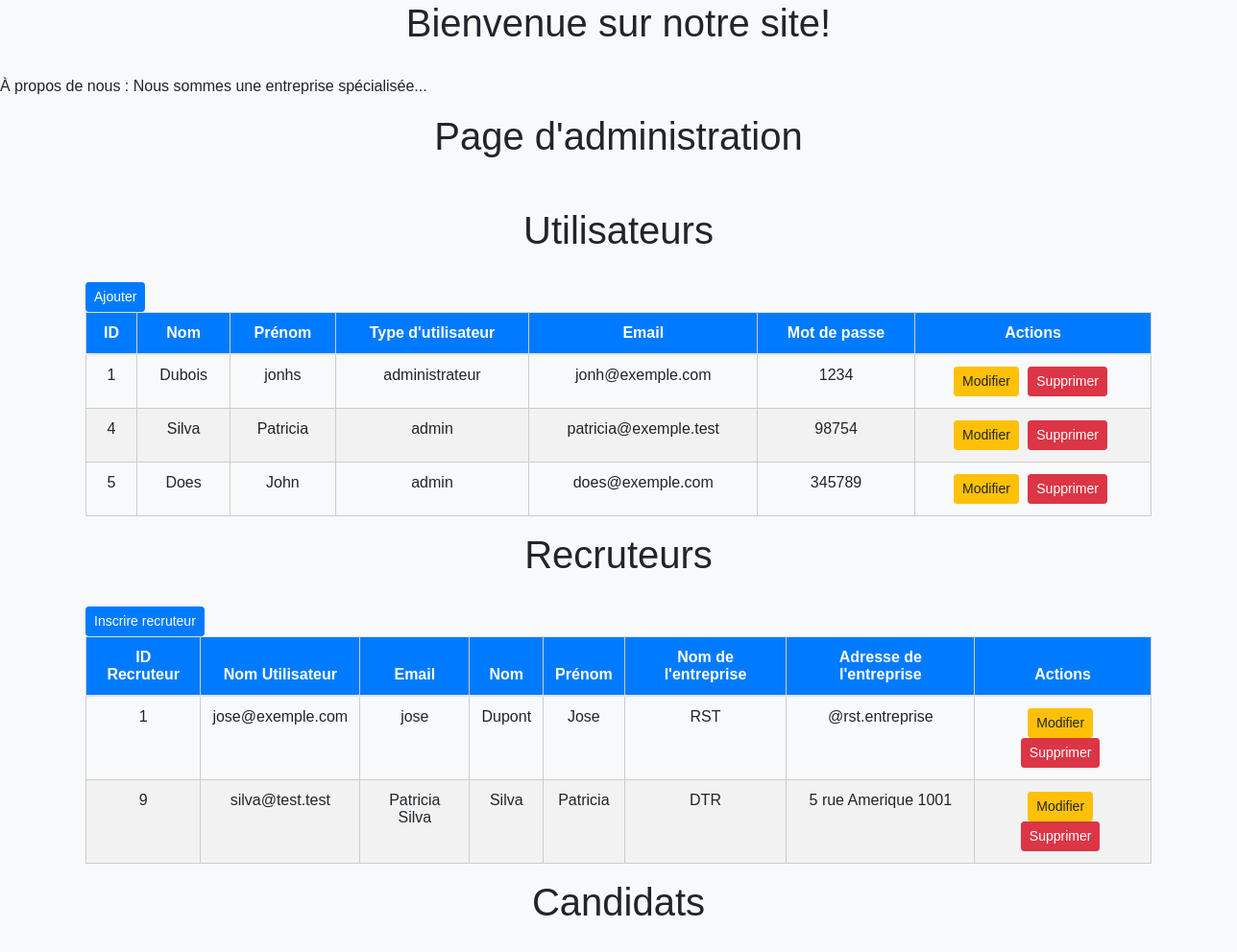
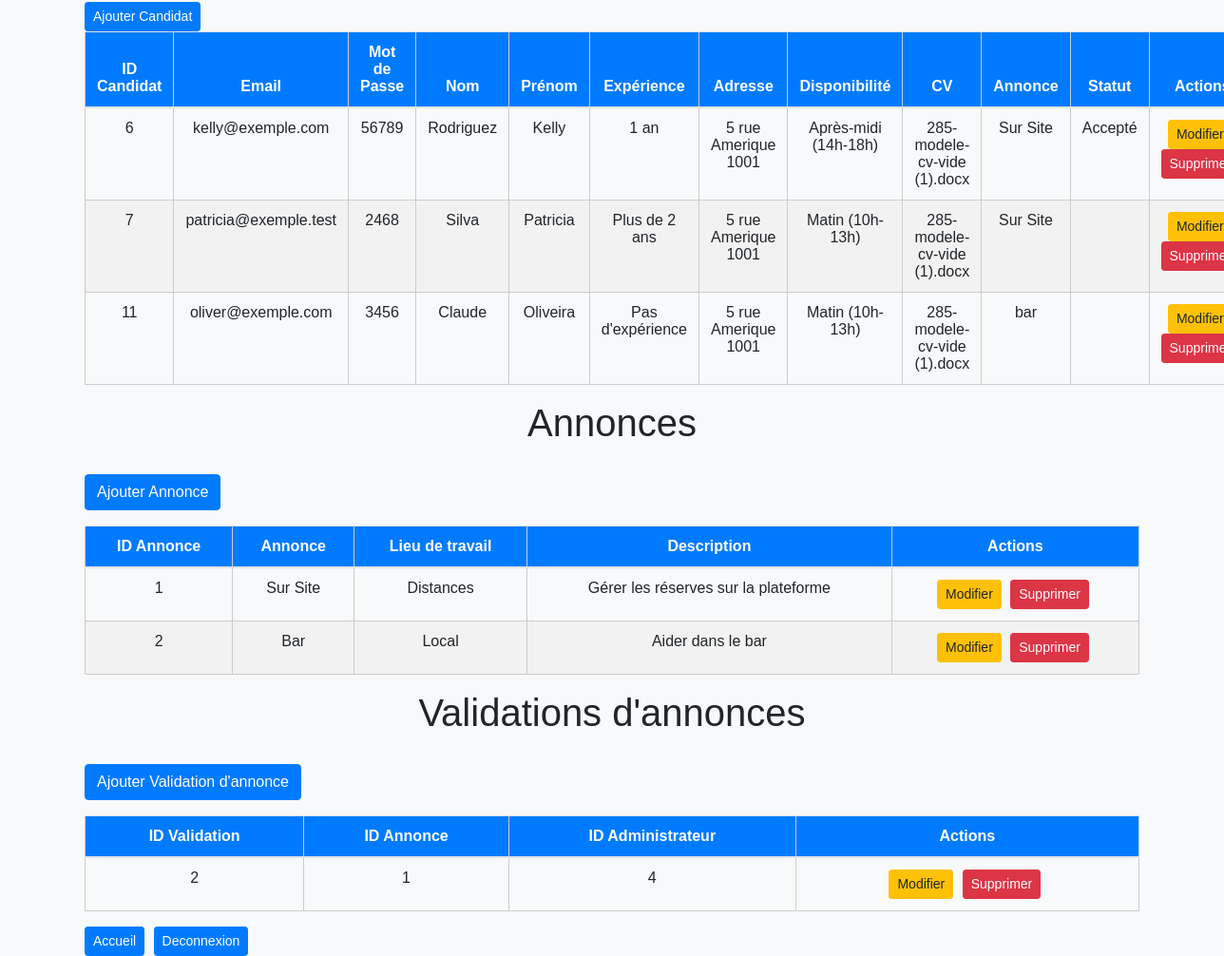
The app's page /admin.php with its own data (2 pictures, top to bottom).
### tables this page shows
CREATE TABLE `restaurant_utilisateurs` (
  `id_utilisateur` int(11) NOT NULL,
  `nom` varchar(50) DEFAULT NULL,
  `prenom` varchar(50) DEFAULT NULL,
  `type_utilisateur` varchar(20) DEFAULT NULL,
  `email` varchar(100) DEFAULT NULL,
  `mot_de_passe` varchar(100) DEFAULT NULL
);

CREATE TABLE `restaurant_recruteurs` (
  `id_recruteur` int(11) NOT NULL,
  `nom_utilisateur` varchar(50) NOT NULL,
  `email` varchar(50) NOT NULL,
  `mot_de_passe` varchar(255) NOT NULL,
  `nom` varchar(50) NOT NULL,
  `prenom` varchar(50) NOT NULL,
  `nom_entreprise` varchar(100) NOT NULL,
  `adresse_entreprise` varchar(200) NOT NULL
);

CREATE TABLE `restaurant_candidats` (
  `ID_candidat` int(11) NOT NULL,
  `email` varchar(100) NOT NULL,
  `mot_de_passe` varchar(100) DEFAULT NULL,
  `Nom` varchar(50) DEFAULT NULL,
  `Prenom` varchar(50) DEFAULT NULL,
  `Experience` text DEFAULT NULL,
  `Adresse` varchar(100) DEFAULT NULL,
  `Disponibilite` varchar(100) DEFAULT NULL,
  `CV` varchar(100) DEFAULT NULL,
  `Annonce` varchar(100) DEFAULT NULL,
  `statut` varchar(10) NOT NULL
);

CREATE TABLE `restaurant_annonces` (
  `id_annonce` int(11) NOT NULL,
  `annonce` varchar(50) NOT NULL,
  `lieu` varchar(100) DEFAULT NULL,
  `description` text DEFAULT NULL
);

CREATE TABLE `restaurant_validation_annonces` (
  `id_validation` int(11) NOT NULL,
  `id_annonce` int(11) DEFAULT NULL,
  `id_administrateur` int(11) DEFAULT NULL
);

### admin.php (the view, shortened to what this page needs)
<?php
require_once './back/config.php';
require_once './back/langue.php';
$query_users = "SELECT * FROM restaurant_utilisateurs";
$users = $conn->query($query_users)->fetchAll(PDO::FETCH_ASSOC);
$query_recruteurs = "SELECT * FROM restaurant_recruteurs";
$recruteurs = $conn->query($query_recruteurs)->fetchAll(PDO::FETCH_ASSOC);
$query_candidats = "SELECT * FROM restaurant_candidats";
$candidats = $conn->query($query_candidats)->fetchAll(PDO::FETCH_ASSOC);
$query_annonces = "SELECT * FROM restaurant_annonces";
$annonces = $conn->query($query_annonces)->fetchAll(PDO::FETCH_ASSOC);
$query_validations = "SELECT * FROM restaurant_validation_annonces";
$validations = $conn->query($query_validations)->fetchAll(PDO::FETCH_ASSOC);
?>
<!DOCTYPE html>
<html lang="fr">
<head>
    <link rel="stylesheet" href="https://maxcdn.bootstrapcdn.com/bootstrap/4.5.2/css/bootstrap.min.css">
    <link rel="stylesheet" href="style2.css">
</head>
<body>
<h1>Page d'administration</h1>
    <div class="container">
        <h1>Utilisateurs</h1>
        <a href="ajouter_admin.php" class="btn btn-primary btn-sm">Ajouter</a>
        <table class="table">
            <thead>
                <tr>
                    <th>ID</th>
                    <th>Nom</th>
                    <th>Prénom</th>
                    <th>Type d'utilisateur</th>
                    <th>Email</th>
                    <th>Mot de passe</th>
                    <th>Actions</th>
                </tr>
            </thead>
            <tbody>
                <?php foreach ($users as $user) : ?>
                    <tr>
                        <td><?php echo $user['id_utilisateur']; ?></td>
                        <td><?php echo $user['nom']; ?></td>
                        <td><?php echo $user['prenom']; ?></td>
                        <td><?php echo $user['type_utilisateur']; ?></td>
                        <td><?php echo $user['email']; ?></td>
                        <td><?php echo $user['mot_de_passe']; ?></td>
                        <td>
                            <a href="modifier_admin.php?id_utilisateur=<?php echo $user['id_utilisateur']; ?>" class="btn btn-warning btn-sm">Modifier</a>
                            <a href="supprimer_admin.php?id_utilisateur=<?php echo $user['id_utilisateur']; ?>" class="btn btn-danger btn-sm">Supprimer</a>
                        </td>
                    </tr>
                <?php endforeach; ?>
            </tbody>
        </table>
        <h1>Recruteurs</h1>
        <a href="inscription_recruteur.php" class="btn btn-primary btn-sm">Inscrire recruteur</a>
        <table class="table">
            <thead>
                <tr>
                    <th>ID Recruteur</th>
                    <th>Nom Utilisateur</th>
                    <th>Email</th>
                    <th>Nom</th>
                    <th>Prénom</th>
                    <th>Nom de l'entreprise</th>
                    <th>Adresse de l'entreprise</th>
                    <th>Actions</th>
                </tr>
            </thead>
            <tbody>
                <?php foreach ($recruteurs as $recruteur) : ?>
                    <tr>
                        <td><?php echo $recruteur['id_recruteur']; ?></td>
                        <td><?php echo $recruteur['email']; ?></td>
                        <td><?php echo $recruteur['nom_utilisateur']; ?></td>
                        <td><?php echo $recruteur['nom']; ?></td>
                        <td><?php echo $recruteur['prenom']; ?></td>
                        <td><?php echo $recruteur['nom_entreprise']; ?></td>
                        <td><?php echo $recruteur['adresse_entreprise']; ?></td>
                        <td>
                            <a href="modifier_recruteur.php?id_recruteur=<?php echo $recruteur['id_recruteur']; ?>" class="btn btn-warning btn-sm">Modifier</a>
                            <a href="supprimer_recruteur.php?id_recruteur=<?php echo $recruteur['id_recruteur']; ?>" class="btn btn-danger btn-sm">Supprimer</a>
                        </td>
                    </tr>
                <?php endforeach; ?>
            </tbody>
        </table>
        <h1>Candidats</h1>
        <a href="ajouter_candidat.php" class="btn btn-primary btn-sm">Ajouter Candidat</a>
        <table class="table">
            <thead>
                <tr>
                    <th>ID Candidat</th>
                    <th>Email</th>
                    <th>Mot de Passe</th>
                    <th>Nom</th>
                    <th>Prénom</th>
                    <th>Expérience</th>
                    <th>Adresse</th>
                    <th>Disponibilité</th>
                    <th>CV</th>
                    <th>Annonce</th>
                    <th>Statut</th>
                    <th>Actions</th>
                </tr>
            </thead>
            <tbody>
                <?php foreach ($candidats as $candidat) : ?>
                    <tr>
                        <td><?php echo $candidat['ID_candidat']; ?></td>
                        <td><?php echo $candidat['email']; ?></td>
                        <td><?php echo $candidat['mot_de_passe']; ?></td>
                        <td><?php echo $candidat['Nom']; ?></td>
                        <td><?php echo $candidat['Prenom']; ?></td>
                        <td><?php echo $candidat['Experience']; ?></td>
                        <td><?php echo $candidat['Adresse']; ?></td>
                        <td><?php echo $candidat['Disponibilite']; ?></td>
                        <td><?php echo $candidat['CV']; ?></td>
                        <td><?php echo $candidat['Annonce']; ?></td>
                        <td><?php echo $candidat['statut']; ?></td>
                        <td>
                            <a href="modifier_candidat.php?id=<?php echo $candidat['ID_candidat']; ?>" class="btn btn-warning btn-sm">Modifier</a>
                            <a href="supprimer_candidat.php?id=<?php echo $candidat['ID_candidat']; ?>" class="btn btn-danger btn-sm">Supprimer</a>
                        </td>
                    </tr>
                <?php endforeach; ?>
            </tbody>
        </table>
        <h1>Annonces</h1>
        <a href="ajouter_annonce.php" class="btn btn-primary mb-3">Ajouter Annonce</a>
        <table class="table">
            <thead>
                <tr>
                    <th>ID Annonce</th>
                    <th>Annonce</th>
                    <th>Lieu de travail</th>
                    <th>Description</th>
                    <th>Actions</th>
                </tr>
            </thead>
            <tbody>
                <?php foreach ($annonces as $annonce) : ?>
                    <tr>
                        <td><?php echo $annonce['id_annonce']; ?></td>
                        <td><?php echo $annonce['annonce']; ?></td>
                        <td><?php echo $annonce['lieu']; ?></td>
                        <td><?php echo $annonce['description']; ?></td>
                        <td>
                            <a href="modifier_annonce.php?id_annonce=<?php echo $annonce['id_annonce']; ?>" class="btn btn-warning btn-sm">Modifier</a>
                            <a href="supprimer_annonce.php?id_annonce=<?php echo $annonce['id_annonce']; ?>" class="btn btn-danger btn-sm">Supprimer</a>
                        </td>
                    </tr>
                <?php endforeach; ?>
            </tbody>
        </table>
        <h1>Validations d'annonces</h1>
        <a href="ajouter_validation_annonce.php" class="btn btn-primary mb-3">Ajouter Validation d'annonce</a>
        <table class="table">
            <thead>
                <tr>
                    <th>ID Validation</th>
                    <th>ID Annonce</th>
                    <th>ID Administrateur</th>
                    <th>Actions</th>
                </tr>
            </thead>
            <tbody>
                <?php foreach ($validations as $validation) : ?>
                    <tr>
                        <td><?php echo $validation['id_validation']; ?></td>
                        <td><?php echo $validation['id_annonce']; ?></td>
                        <td><?php echo $validation['id_administrateur']; ?></td>
                        <td>
                            <a href="modifier_validation.php?id=<?php echo $validation['id_validation']; ?>" class="btn btn-warning btn-sm">Modifier</a>
                            <a href="supprimer_validation_annonce.php?id=<?php echo $validation['id_validation']; ?>" class="btn btn-danger btn-sm">Supprimer</a>
                        </td>
                    </tr>
                <?php endforeach; ?>
            </tbody>
        </table>
        <div>
            <a href="index.php" class="btn btn-primary btn-sm">Accueil</a>
            <a href="deconnexion.php" class="btn btn-primary btn-sm">Deconnexion</a>
        </div>
    </div>
</body>
</html>

### langue.php
<?php
function loadlangage($langage) {
    if ($langage === 'fr') {
        $welcome_message = "Bienvenue sur notre site!";
        $about_message = "À propos de nous : Nous sommes une entreprise spécialisée...";
        echo "<h1>$welcome_message</h1>";
        echo "<p>$about_message</p>";
    } else {
        echo "Langue non prise en charge.";
    }
}
loadlangage("fr");
?>

### style2.css (style rules this page uses)
body { font-family: Arial, sans-serif; background-color: #f8f9fa; }
.container { margin-top: 50px; }
h1 { text-align: center; margin-bottom: 30px; }
table { width: 100%; border-collapse: collapse; margin-bottom: 30px; }
th, td { padding: 10px; border: 1px solid #ccc; text-align: center; }
th { background-color: #007bff; color: #fff; }
tbody tr:nth-child(even) { background-color: #f2f2f2; }
.btn-sm { margin-right: 5px; }
.mb-3 { margin-bottom: 15px; }

### records on screen
restaurant_utilisateurs: id_utilisateur "1", nom "Dubois", prenom "jonhs", type_utilisateur "administrateur", email "jonh@exemple.com", mot_de_passe "1234"
restaurant_utilisateurs: id_utilisateur "4", nom "Silva", prenom "Patricia", type_utilisateur "admin", email "patricia@exemple.test", mot_de_passe "98754"
restaurant_utilisateurs: id_utilisateur "5", nom "Does", prenom "John", type_utilisateur "admin", email "does@exemple.com", mot_de_passe "345789"
restaurant_recruteurs: id_recruteur "1", email "jose@exemple.com", nom_utilisateur "jose", nom "Dupont", prenom "Jose", nom_entreprise "RST", adresse_entreprise "@rst.entreprise"
restaurant_recruteurs: id_recruteur "9", email "silva@test.test", nom_utilisateur "Patricia Silva", nom "Silva", prenom "Patricia", nom_entreprise "DTR", adresse_entreprise "5 rue Amerique 1001"
restaurant_candidats: ID_candidat "6", email "kelly@exemple.com", mot_de_passe "56789", Nom "Rodriguez", Prenom "Kelly", Experience "1 an", Adresse "5 rue Amerique 1001", Disponibilite "Après-midi (14h-18h)", CV "285-modele-cv-vide (1).docx", Annonce "Sur Site", statut "Accepté"
restaurant_candidats: ID_candidat "7", email "patricia@exemple.test", mot_de_passe "2468", Nom "Silva", Prenom "Patricia", Experience "Plus de 2 ans", Adresse "5 rue Amerique 1001", Disponibilite "Matin (10h-13h)", CV "285-modele-cv-vide (1).docx", Annonce "Sur Site"
restaurant_candidats: ID_candidat "11", email "oliver@exemple.com", mot_de_passe "3456", Nom "Claude", Prenom "Oliveira", Experience "Pas d'expérience", Adresse "5 rue Amerique 1001", Disponibilite "Matin (10h-13h)", CV "285-modele-cv-vide (1).docx", Annonce "bar"
restaurant_annonces: id_annonce "1", annonce "Sur Site", lieu "Distances", description "Gérer les réserves sur la plateforme"
restaurant_annonces: id_annonce "2", annonce "Bar", lieu "Local", description "Aider dans le bar"
restaurant_validation_annonces: id_validation "2", id_annonce "1", id_administrateur "4"

### other values on screen
$welcome_message "Bienvenue sur notre site!"
$about_message "À propos de nous : Nous sommes une entreprise spécialisée..."
